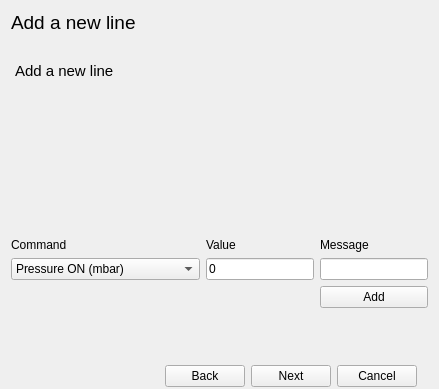
         <widget class="QWidget" name="page_5">
          <layout class="QGridLayout" name="gridLayout_13">
           <property name="bottomMargin">
            <number>0</number>
           </property>
           <item row="1" column="0" colspan="3">
            <widget class="QPlainTextEdit" name="plainTextEdit_6">
             <property name="font">
              <font>
               <pointsize>11</pointsize>
              </font>
             </property>
             <property name="styleSheet">
              <string notr="true">QPlainTextEdit {
    background-color: transparent;
    /*background-image: url(draft.png);*/
    background-attachment: scroll;
}</string>
             </property>
             <property name="frameShape">
              <enum>QFrame::NoFrame</enum>
             </property>
             <property name="plainText">
              <string>
Add a new line
</string>
             </property>
            </widget>
           </item>
           <item row="2" column="1">
            <widget class="QLabel" name="label_14">
             <property name="text">
              <string>Value</string>
             </property>
            </widget>
           </item>
           <item row="2" column="0">
            <widget class="QLabel" name="label_13">
             <property name="text">
              <string>Command</string>
             </property>
            </widget>
           </item>
           <item row="3" column="0">
            <widget class="QComboBox" name="comboBox">
             <item>
              <property name="text">
               <string>Pressure ON (mbar)</string>
              </property>
             </item>
             <item>
              <property name="text">
               <string>Pressure OFF (mbar)</string>
              </property>
             </item>
             <item>
              <property name="text">
               <string>Vacuum Switch (mbar)</string>
              </property>
             </item>
             <item>
              <property name="text">
               <string>Vacuum Recirculation (mbar)</string>
              </property>
             </item>
             <item>
              <property name="text">
               <string>Solution 1 (open/close)</string>
              </property>
             </item>
             <item>
              <property name="text">
               <string>Solution 2 (open/close)</string>
              </property>
             </item>
             <item>
              <property name="text">
               <string>Solution 3 (open/close)</string>
              </property>
             </item>
             <item>
              <property name="text">
               <string>Solution 4 (open/close)</string>
              </property>
             </item>
             <item>
              <property name="text">
               <string>Wait (sec)</string>
              </property>
             </item>
             <item>
              <property name="text">
               <string>Ask</string>
              </property>
             </item>
             <item>
              <property name="text">
               <string>All off</string>
              </property>
             </item>
             <item>
              <property name="text">
               <string>Pump off</string>
              </property>
             </item>
             <item>
              <property name="text">
               <string>Valve state</string>
              </property>
             </item>
             <item>
              <property name="text">
               <string>Wait sync</string>
              </property>
             </item>
             <item>
              <property name="text">
               <string>Sync out</string>
              </property>
             </item>
            </widget>
           </item>
           <item row="3" column="2">
            <widget class="QLineEdit" name="lineEdit">
             <property name="text">
              <string/>
             </property>
            </widget>
           </item>
           <item row="0" column="0">
            <widget class="QLabel" name="label_20">
             <property name="font">
              <font>
               <pointsize>14</pointsize>
              </font>
             </property>
             <property name="text">
              <string>Add a new line</string>
             </property>
            </widget>
           </item>
           <item row="2" column="2">
            <widget class="QLabel" name="label_15">
             <property name="text">
              <string>Message</string>
             </property>
            </widget>
           </item>
           <item row="3" column="1">
            <widget class="QLineEdit" name="lineEdit_2">
             <property name="text">
              <string>0</string>
             </property>
            </widget>
           </item>
           <item row="5" column="0">
            <spacer name="verticalSpacer_5">
             <property name="orientation">
              <enum>Qt::Vertical</enum>
             </property>
             <property name="sizeHint" stdset="0">
              <size>
               <width>20</width>
               <height>40</height>
              </size>
             </property>
            </spacer>
           </item>
           <item row="6" column="0" colspan="3">
            <widget class="QGroupBox" name="groupBox_8">
             <property name="maximumSize">
              <size>
               <width>16777215</width>
               <height>45</height>
              </size>
             </property>
             <property name="styleSheet">
              <string notr="true">QGroupBox {
    border: 2px solid transparent;
}</string>
             </property>
             <property name="title">
              <string/>
             </property>
             <layout class="QGridLayout" name="gridLayout_16">
              <property name="bottomMargin">
               <number>0</number>
              </property>
              <item row="0" column="2">
               <widget class="QPushButton" name="pushButton_next5">
                <property name="text">
                 <string>Next</string>
                </property>
               </widget>
              </item>
              <item row="0" column="3">
               <widget class="QPushButton" name="pushButton_cancel5">
                <property name="text">
                 <string>Cancel</string>
                </property>
               </widget>
              </item>
              <item row="0" column="1">
               <widget class="QPushButton" name="pushButton_back5">
                <property name="text">
                 <string>Back</string>
                </property>
               </widget>
              </item>
              <item row="0" column="0">
               <spacer name="horizontalSpacer_9">
                <property name="orientation">
                 <enum>Qt::Horizontal</enum>
                </property>
                <property name="sizeHint" stdset="0">
                 <size>
                  <width>40</width>
                  <height>20</height>
                 </size>
                </property>
               </spacer>
              </item>
             </layout>
            </widget>
           </item>
           <item row="4" column="2">
            <widget class="QPushButton" name="pushButton_add_command">
             <property name="text">
              <string>Add</string>
             </property>
            </widget>
           </item>
          </layout>
         </widget>
